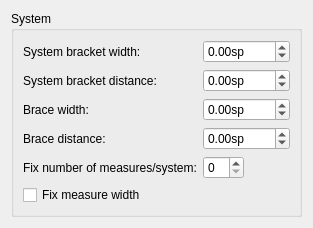
     <widget class="QWidget" name="Page4">
      <layout class="QVBoxLayout" name="verticalLayout_3">
       <property name="spacing">
        <number>0</number>
       </property>
       <item>
        <widget class="QGroupBox" name="groupBox_2">
         <property name="title">
          <string>System</string>
         </property>
         <property name="flat">
          <bool>false</bool>
         </property>
         <layout class="QVBoxLayout" name="verticalLayout_2">
          <item>
           <layout class="QFormLayout" name="formLayout">
            <property name="fieldGrowthPolicy">
             <enum>QFormLayout::ExpandingFieldsGrow</enum>
            </property>
            <item row="1" column="0">
             <widget class="QLabel" name="label_52">
              <property name="text">
               <string>System bracket distance:</string>
              </property>
              <property name="buddy">
               <cstring>bracketDistance</cstring>
              </property>
             </widget>
            </item>
            <item row="1" column="1">
             <widget class="QDoubleSpinBox" name="bracketDistance">
              <property name="sizePolicy">
               <sizepolicy hsizetype="Preferred" vsizetype="Fixed">
                <horstretch>0</horstretch>
                <verstretch>0</verstretch>
               </sizepolicy>
              </property>
              <property name="suffix">
               <string>sp</string>
              </property>
              <property name="decimals">
               <number>2</number>
              </property>
              <property name="minimum">
               <double>-1000.000000000000000</double>
              </property>
              <property name="maximum">
               <double>1000.000000000000000</double>
              </property>
              <property name="singleStep">
               <double>0.100000000000000</double>
              </property>
             </widget>
            </item>
            <item row="3" column="0">
             <widget class="QLabel" name="label_90">
              <property name="text">
               <string>Brace distance:</string>
              </property>
              <property name="buddy">
               <cstring>akkoladeBarDistance</cstring>
              </property>
             </widget>
            </item>
            <item row="4" column="0">
             <widget class="QLabel" name="label_29">
              <property name="text">
               <string>Fix number of measures/system:</string>
              </property>
              <property name="buddy">
               <cstring>fixNumberMeasures</cstring>
              </property>
             </widget>
            </item>
            <item row="4" column="1">
             <widget class="QSpinBox" name="fixNumberMeasures"/>
            </item>
            <item row="5" column="0">
             <widget class="QCheckBox" name="fixMeasureWidth">
              <property name="text">
               <string>Fix measure width</string>
              </property>
             </widget>
            </item>
            <item row="3" column="1">
             <widget class="QDoubleSpinBox" name="akkoladeBarDistance">
              <property name="suffix">
               <string extracomment="spatium unit">sp</string>
              </property>
              <property name="decimals">
               <number>2</number>
              </property>
              <property name="minimum">
               <double>-1000.000000000000000</double>
              </property>
              <property name="maximum">
               <double>1000.000000000000000</double>
              </property>
             </widget>
            </item>
            <item row="0" column="0">
             <widget class="QLabel" name="label_91">
              <property name="text">
               <string>System bracket width:</string>
              </property>
              <property name="buddy">
               <cstring>bracketWidth</cstring>
              </property>
             </widget>
            </item>
            <item row="2" column="0">
             <widget class="QLabel" name="label_92">
              <property name="text">
               <string>Brace width:</string>
              </property>
              <property name="buddy">
               <cstring>akkoladeWidth</cstring>
              </property>
             </widget>
            </item>
            <item row="2" column="1">
             <widget class="QDoubleSpinBox" name="akkoladeWidth">
              <property name="suffix">
               <string extracomment="spatium unit">sp</string>
              </property>
              <property name="decimals">
               <number>2</number>
              </property>
              <property name="minimum">
               <double>-1000.000000000000000</double>
              </property>
              <property name="maximum">
               <double>1000.000000000000000</double>
              </property>
             </widget>
            </item>
            <item row="0" column="1">
             <widget class="QDoubleSpinBox" name="bracketWidth">
              <property name="suffix">
               <string extracomment="spatium unit">sp</string>
              </property>
              <property name="decimals">
               <number>2</number>
              </property>
              <property name="minimum">
               <double>-1000.000000000000000</double>
              </property>
              <property name="maximum">
               <double>1000.000000000000000</double>
              </property>
             </widget>
            </item>
           </layout>
          </item>
         </layout>
        </widget>
       </item>
      </layout>
     </widget>
